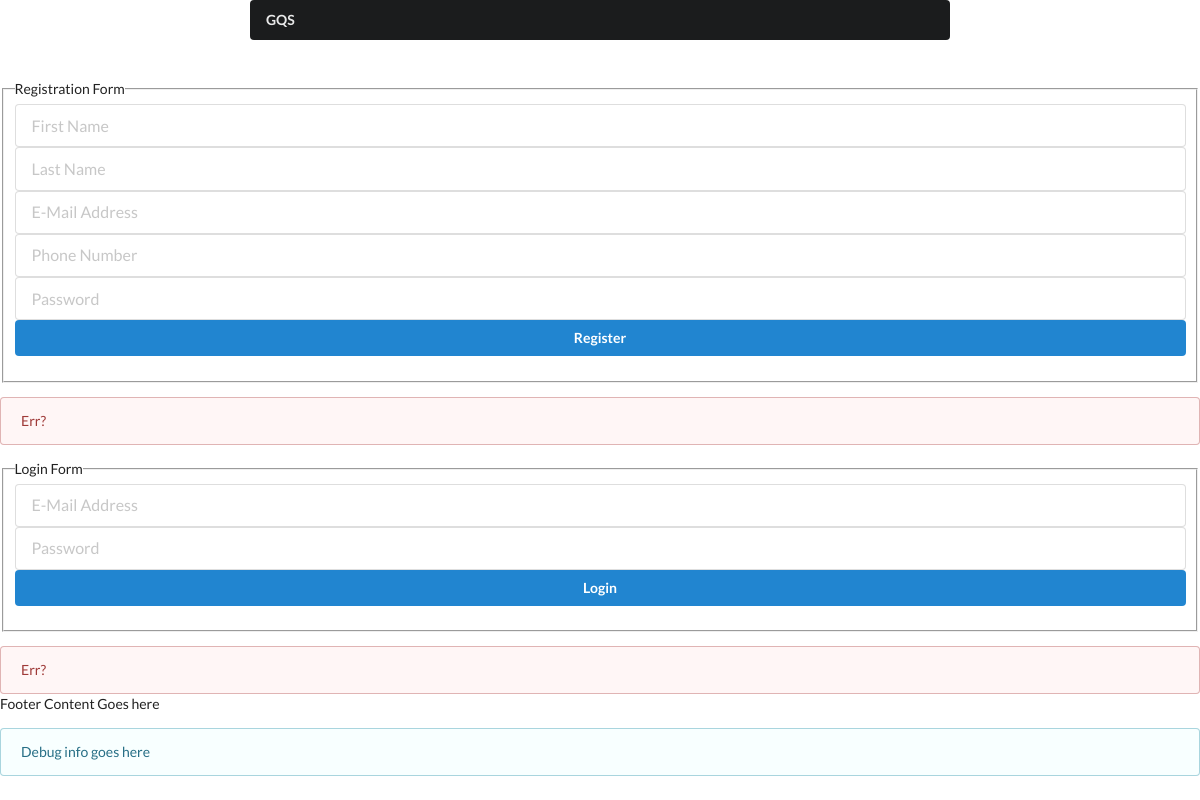
Before: /client/index.php with the older database file.
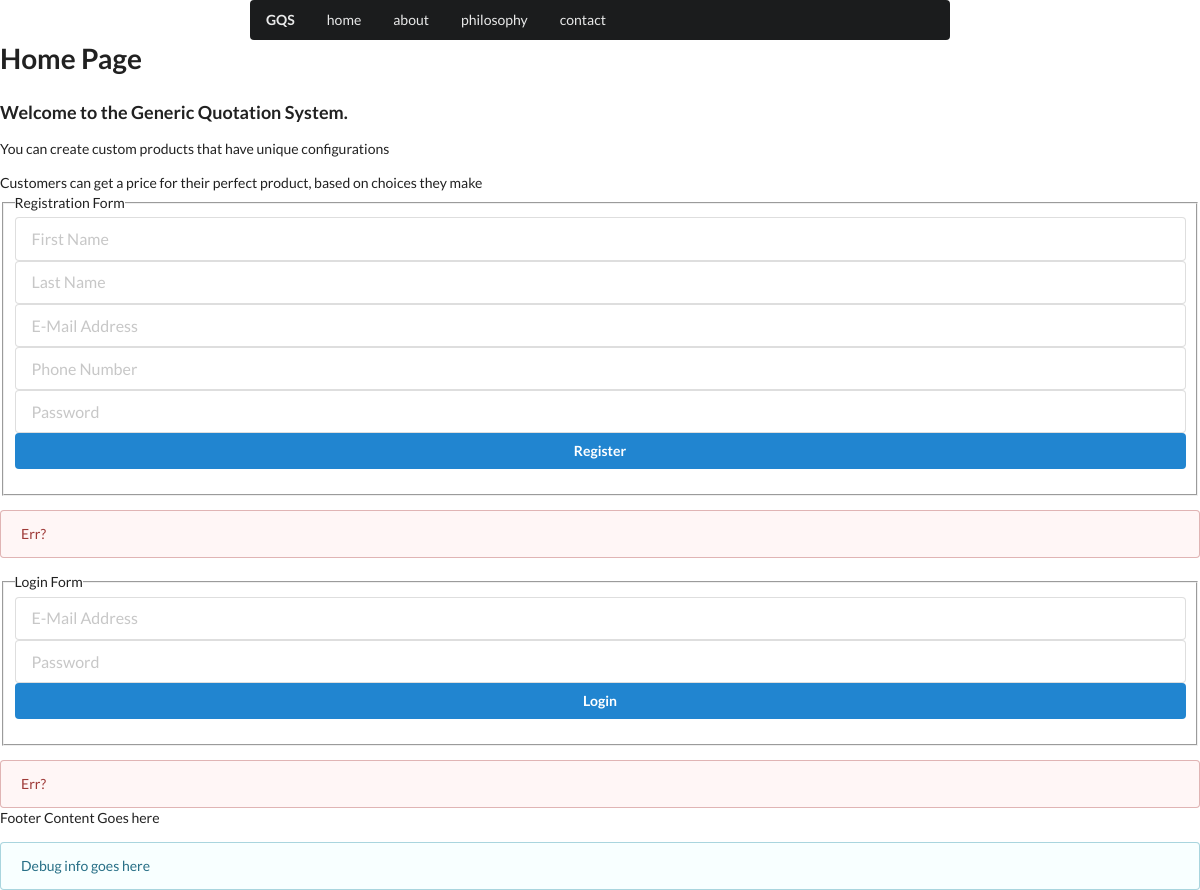
After: the same page with the newer database file.
### tables this page shows
CREATE TABLE `static` (
  `id` int(11) NOT NULL AUTO_INCREMENT,
  `short_title` varchar(24) NOT NULL,
  `title` varchar(240) NOT NULL,
  `byline` varchar(512) NOT NULL,
  `body` text NOT NULL,
  `image` varchar(256) NOT NULL,
  PRIMARY KEY (`id`)
);

### client/index.php (the view)
<?php
    if(isset($_GET['pageid'])) {
        $pageid = $_GET['pageid'];
    } else {
        $pageid = 'home';
    }
    $contentquery = "SELECT * FROM static WHERE short_title = '" . $pageid . "';";
    $conn = new PDO("mysql:host=localhost;dbname=GQS", 'root', '');
    $conn->setAttribute(PDO::ATTR_ERRMODE, PDO::ERRMODE_EXCEPTION);
    $stmt = $conn->prepare($contentquery);
    $stmt->execute();
    $staticresult = $stmt->fetch(PDO::FETCH_ASSOC);
    include "header.php";
?>
<?php
    include "menu.php";
    echo "<h1>" . $staticresult['title'] . "</h1>";
    echo "<h3>" . $staticresult['byline'] . "</h3>";
    echo "<div>" . $staticresult['body'] . "</div>";
?>
<?php
    include "rego.php";
?>
<?php
    include "login.php";
?>
<?php
    include "footer.php";
?>

### client/header.php (shortened to what this page needs)
<html>
    <head>
        <link rel="stylesheet" href="https://cdnjs.cloudflare.com/ajax/libs/semantic-ui/2.2.9/semantic.min.css"/>
        <link rel="stylesheet" href="../css/customerbase.css" type="text/css">
    </head>
    <body>

### client/menu.php
<nav class="ui text container">
    <div class="ui borderless inverted main menu">
        <a href="#" class="header item">GQS</a>
<?php
    $menusql = "SELECT short_title FROM static ORDER BY id ASC;";
    $conn = new PDO("mysql:host=localhost;dbname=GQS", 'root', '');
    $conn->setAttribute(PDO::ATTR_ERRMODE, PDO::ERRMODE_EXCEPTION);
    $stmt = $conn->prepare($menusql);
    $stmt->execute();
    $result = $stmt->fetchAll(PDO::FETCH_ASSOC);
    foreach($result AS $row) {
        echo '<a href="index.php?pageid=' . $row['short_title'] . '" class="item">' . $row['short_title'] . '</a>';
    }
?>
    </div>
</nav>
<section>

### client/rego.php
<fieldset>
    <legend>Registration Form</legend>
    <form method="post" action="registration_process.php" class="ui large form">
        <div class="input">
            <input type="text" name="fname" id="cust_fname" placeholder="First Name">
        </div>
        <div class="input">
            <input type="text" name="lname" id="cust_lname" placeholder="Last Name">
        </div>
        <div class="input">
            <input type="text" name="email" id="cust_email" placeholder="E-Mail Address" onChange="checkEmailExists()">
        </div>
        <div class="input">
            <input type="text" name="phone" id="cust_phone" placeholder="Phone Number">
        </div>
        <div class="input">
            <input type="password" name="password" id="cust_pass" placeholder="Password">
        </div>
        <div class="input">
            <button id="cust_reg_submt" class="ui fluid blue submit button">Register</button>
        </div>
    </form>
</fieldset>
<div id="emailvalidity" class="ui error message">Err?</div>

### client/login.php
<fieldset>
    <legend>Login Form</legend>
    <form method="POST" action="registration_process.php" class="ui large form">
        <div class="input">
            <input type="text" name="email" id="cust_login_email" placeholder="E-Mail Address">
        </div>
        <div class="input">
            <input type="password" name="password" id="cust_login_password" placeholder="Password">
        </div>
        <div class="input">
            <button id="cust_login_submt" class="ui fluid blue submit button">Login</button>
        </div>
    </form>
</fieldset>
<div id="loginvalidity" class="ui error message">Err?</div>

### client/footer.php
        </section>
        <footer>
            <p>Footer Content Goes here</p>
            <div class="ui info message">Debug info goes here</div>
        </footer>
    </body>
</html>

Changed rows visible on the page:
added static: short_title "home", title "Home Page", byline "Welcome to the Generic Quotation System.", body "You can create custom products that have unique configurations Customers can get a price for their perfect product, based on choices they make"
added static: short_title "about"
added static: short_title "philosophy"
added static: short_title "contact"
